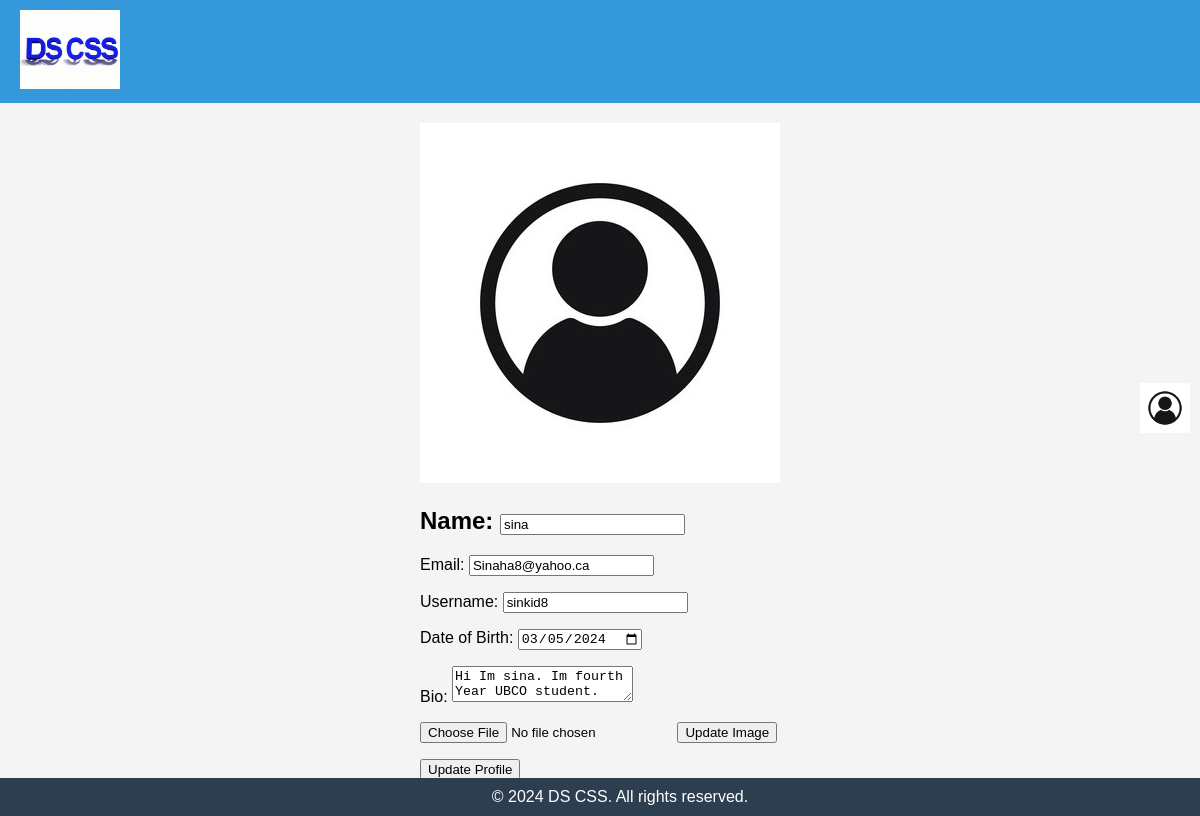
Screenshot of /AccountOverview.php (signed in) with the database file from the repository.
### tables this page shows
CREATE TABLE IF NOT EXISTS `User` (
  `UserId` int(11) NOT NULL,
  `Name` varchar(255) NOT NULL,
  `Email` varchar(255) NOT NULL,
  `Username` varchar(50) NOT NULL,
  `Password` varchar(255) NOT NULL,
  `DOB` date NOT NULL,
  `ImageId` int(11) DEFAULT NULL,
  `Bio` text
);

### AccountOverview.php (the view, shortened to what this page needs)
<?php
include 'config.php';
$user_id = $_SESSION['user_id'];
$stmt = $pdo->prepare("SELECT * FROM User WHERE UserId = :user_id");
$stmt->execute(['user_id' => $user_id]);
$user = $stmt->fetch(PDO::FETCH_ASSOC);
?>
<!DOCTYPE html>
<html lang="en">
<head>
    <link rel="stylesheet" href="AccountOverview.css">
</head>
<body>
    <header>
        <a href="home_Page.php">
            <img src="Logo.png" alt="Logo">
        </a>
        <a href="AccountOverview.php">
            <img src="<?php echo $user['ImageId'] ? 'getImage.php?id='.$user['ImageId'] : 'UserImage.jpeg'; ?>" alt="User Image" class="user-image-button">
        </a>
    </header>
    <main>
        <div class="profile-container">
            <img src="<?php echo $user['ImageId'] ? 'getImage.php?id='.$user['ImageId'] : 'UserImage.jpeg'; ?>" alt="Profile Image" class="profile-image">
            <div class="user-info">
                <form method="post" action="<?php echo htmlspecialchars($_SERVER["PHP_SELF"]); ?>" enctype="multipart/form-data">
                    <h2>Name:
                        <input type="text" name="name" value="<?php echo htmlspecialchars($user['Name']); ?>">
                    </h2>
                    <p>Email:
                        <input type="email" name="email" value="<?php echo htmlspecialchars($user['Email']); ?>">
                    </p>
                    <p>Username:
                        <input type="text" name="username" value="<?php echo htmlspecialchars($user['Username']); ?>">
                    </p>
                    <p>Date of Birth:
                        <input type="date" name="dob" value="<?php echo htmlspecialchars($user['DOB']); ?>">
                    </p>
                    <p>Bio:
                        <textarea name="bio"><?php echo htmlspecialchars($user['Bio']); ?></textarea>
                    </p>
                    <p>
                    <input type="file" name="profile_image">
                        <button type="submit" name="update_image">Update Image</button>
                    </p>
                    <p>
                        <button type="submit" name="update_profile">Update Profile</button>
                    </p>
                </form>
            </div>
        </div>
    </main>
    <footer>
        &copy; 2024 DS CSS. All rights reserved.
    </footer>
</body>
</html>

### AccountOverview.css (style rules this page uses)
body { font-family: Arial, sans-serif; margin: 0; padding: 0; background-color: #f4f4f4; min-height: 100vh; }
header { display: flex; justify-content: space-between; align-items: center; background-color: #3498db; color: white; padding: 10px 20px; }
header img { max-width: 100px; cursor: pointer; }
.user-image-button { max-width: 50px; cursor: pointer; position: absolute; top: 50%; transform: translateY(-50%); right: 10px; }
main { display: flex; flex-direction: column; align-items: center; padding: 20px; }
footer { background-color: #2c3e50; color: white; padding: 10px 20px; text-align: center; position: fixed; bottom: 0; width: 100%; }

### rows the page displays
user: name "sina", email "Sinaha8@yahoo.ca", username "sinkid8", dob "03/05/2024", bio "Hi Im sina. Im fourth Year UBCO student."
